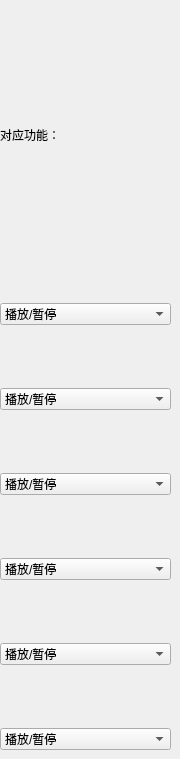
            <widget class="QWidget" name="page_4">
             <widget class="QWidget" name="verticalLayoutWidget_4">
              <property name="geometry">
               <rect>
                <x>0</x>
                <y>30</y>
                <width>171</width>
                <height>720</height>
               </rect>
              </property>
              <layout class="QVBoxLayout" name="verticalLayout_9">
               <property name="spacing">
                <number>63</number>
               </property>
               <item>
                <widget class="QLabel" name="label_9">
                 <property name="styleSheet">
                  <string notr="true">font: 30px &quot;微软雅黑&quot;;
color: rgb(0, 0, 0);
qproperty-alignment: 'AlignCenter';</string>
                 </property>
                 <property name="text">
                  <string>对应功能：</string>
                 </property>
                </widget>
               </item>
               <item>
                <widget class="QComboBox" name="comboBox_17">
                 <property name="styleSheet">
                  <string notr="true">height:34px;
QComboBox
{
	background-color: rgb(221, 220, 220); /*背景色*/ 
	border-style: outset;
	border-width: 2px;
	border-radius:5px; /*边界圆滑*/
	border-color: #8B7355;
	font: bold 21px;
	min-width:2em;
	color:black; /*字体颜色*/
    height:35px;
	padding: 5px;
}
 
QComboBox:hover
{
	background-color: rgb(172, 171, 170);
}
 
QComboBox:pressed
{
	background-color: rgb(161, 158, 160); /*伪状态经过时背景色*/ 
	border-style: inset;
}
QComboBox:!enabled{
	background-color: rgb(161, 158, 160);
	border-style: inset;
}</string>
                 </property>
                 <item>
                  <property name="text">
                   <string>播放/暂停</string>
                  </property>
                 </item>
                 <item>
                  <property name="text">
                   <string>方向右键</string>
                  </property>
                 </item>
                 <item>
                  <property name="text">
                   <string>方向左键</string>
                  </property>
                 </item>
                 <item>
                  <property name="text">
                   <string>方向上键</string>
                  </property>
                 </item>
                 <item>
                  <property name="text">
                   <string>方向下键</string>
                  </property>
                 </item>
                 <item>
                  <property name="text">
                   <string>静音</string>
                  </property>
                 </item>
                 <item>
                  <property name="text">
                   <string>增大音量</string>
                  </property>
                 </item>
                 <item>
                  <property name="text">
                   <string>减小音量</string>
                  </property>
                 </item>
                 <item>
                  <property name="text">
                   <string>下一曲</string>
                  </property>
                 </item>
                 <item>
                  <property name="text">
                   <string>上一曲</string>
                  </property>
                 </item>
                 <item>
                  <property name="text">
                   <string>打开计算器</string>
                  </property>
                 </item>
                 <item>
                  <property name="text">
                   <string>打开电子邮件</string>
                  </property>
                 </item>
                 <item>
                  <property name="text">
                   <string>打开浏览器主页</string>
                  </property>
                 </item>
                 <item>
                  <property name="text">
                   <string>撤回(ctrl+Z)</string>
                  </property>
                 </item>
                 <item>
                  <property name="text">
                   <string>全选(ctrl+A)</string>
                  </property>
                 </item>
                 <item>
                  <property name="text">
                   <string>保存(ctrl+S)</string>
                  </property>
                 </item>
                 <item>
                  <property name="text">
                   <string>选择性截图</string>
                  </property>
                 </item>
                </widget>
               </item>
               <item>
                <widget class="QComboBox" name="comboBox_15">
                 <property name="styleSheet">
                  <string notr="true">height:34px;
QComboBox
{
	background-color: rgb(221, 220, 220); /*背景色*/ 
	border-style: outset;
	border-width: 2px;
	border-radius:5px; /*边界圆滑*/
	border-color: #8B7355;
	font: bold 21px;
	min-width:2em;
	color:black; /*字体颜色*/
    height:35px;
	padding: 5px;
}
 
QComboBox:hover
{
	background-color: rgb(172, 171, 170);
}
 
QComboBox:pressed
{
	background-color: rgb(161, 158, 160); /*伪状态经过时背景色*/ 
	border-style: inset;
}
QComboBox:!enabled{
	background-color: rgb(161, 158, 160);
	border-style: inset;
}</string>
                 </property>
                 <item>
                  <property name="text">
                   <string>播放/暂停</string>
                  </property>
                 </item>
                 <item>
                  <property name="text">
                   <string>方向右键</string>
                  </property>
                 </item>
                 <item>
                  <property name="text">
                   <string>方向左键</string>
                  </property>
                 </item>
                 <item>
                  <property name="text">
                   <string>方向上键</string>
                  </property>
                 </item>
                 <item>
                  <property name="text">
                   <string>方向下键</string>
                  </property>
                 </item>
                 <item>
                  <property name="text">
                   <string>静音</string>
                  </property>
                 </item>
                 <item>
                  <property name="text">
                   <string>增大音量</string>
                  </property>
                 </item>
                 <item>
                  <property name="text">
                   <string>减小音量</string>
                  </property>
                 </item>
                 <item>
                  <property name="text">
                   <string>下一曲</string>
                  </property>
                 </item>
                 <item>
                  <property name="text">
                   <string>上一曲</string>
                  </property>
                 </item>
                 <item>
                  <property name="text">
                   <string>打开计算器</string>
                  </property>
                 </item>
                 <item>
                  <property name="text">
                   <string>打开电子邮件</string>
                  </property>
                 </item>
                 <item>
                  <property name="text">
                   <string>打开浏览器主页</string>
                  </property>
                 </item>
                 <item>
                  <property name="text">
                   <string>撤回(ctrl+Z)</string>
                  </property>
                 </item>
                 <item>
                  <property name="text">
                   <string>全选(ctrl+A)</string>
                  </property>
                 </item>
                 <item>
                  <property name="text">
                   <string>保存(ctrl+S)</string>
                  </property>
                 </item>
                 <item>
                  <property name="text">
                   <string>选择性截图</string>
                  </property>
                 </item>
                </widget>
               </item>
               <item>
                <widget class="QComboBox" name="comboBox_9">
                 <property name="styleSheet">
                  <string notr="true">height:34px;
QComboBox
{
	background-color: rgb(221, 220, 220); /*背景色*/ 
	border-style: outset;
	border-width: 2px;
	border-radius:5px; /*边界圆滑*/
	border-color: #8B7355;
	font: bold 21px;
	min-width:2em;
	color:black; /*字体颜色*/
    height:35px;
	padding: 5px;
}
 
QComboBox:hover
{
	background-color: rgb(172, 171, 170);
}
 
QComboBox:pressed
{
	background-color: rgb(161, 158, 160); /*伪状态经过时背景色*/ 
	border-style: inset;
}
QComboBox:!enabled{
	background-color: rgb(161, 158, 160);
	border-style: inset;
}</string>
                 </property>
                 <item>
                  <property name="text">
                   <string>播放/暂停</string>
                  </property>
                 </item>
                 <item>
                  <property name="text">
                   <string>方向右键</string>
                  </property>
                 </item>
                 <item>
                  <property name="text">
                   <string>方向左键</string>
                  </property>
                 </item>
                 <item>
                  <property name="text">
                   <string>方向上键</string>
                  </property>
                 </item>
                 <item>
                  <property name="text">
                   <string>方向下键</string>
                  </property>
                 </item>
                 <item>
                  <property name="text">
                   <string>静音</string>
                  </property>
                 </item>
                 <item>
                  <property name="text">
                   <string>增大音量</string>
                  </property>
                 </item>
                 <item>
                  <property name="text">
                   <string>减小音量</string>
                  </property>
                 </item>
                 <item>
                  <property name="text">
                   <string>下一曲</string>
                  </property>
                 </item>
                 <item>
                  <property name="text">
                   <string>上一曲</string>
                  </property>
                 </item>
                 <item>
                  <property name="text">
                   <string>打开计算器</string>
                  </property>
                 </item>
                 <item>
                  <property name="text">
                   <string>打开电子邮件</string>
                  </property>
                 </item>
                 <item>
                  <property name="text">
                   <string>打开浏览器主页</string>
                  </property>
                 </item>
                 <item>
                  <property name="text">
                   <string>撤回(ctrl+Z)</string>
                  </property>
                 </item>
                 <item>
                  <property name="text">
                   <string>全选(ctrl+A)</string>
                  </property>
                 </item>
                 <item>
                  <property name="text">
                   <string>保存(ctrl+S)</string>
                  </property>
                 </item>
                 <item>
                  <property name="text">
                   <string>选择性截图</string>
                  </property>
                 </item>
                </widget>
               </item>
               <item>
                <widget class="QComboBox" name="comboBox_8">
                 <property name="styleSheet">
                  <string notr="true">height:34px;
QComboBox
{
	background-color: rgb(221, 220, 220); /*背景色*/ 
	border-style: outset;
	border-width: 2px;
	border-radius:5px; /*边界圆滑*/
	border-color: #8B7355;
	font: bold 21px;
	min-width:2em;
	color:black; /*字体颜色*/
    height:35px;
	padding: 5px;
}
 
QComboBox:hover
{
	background-color: rgb(172, 171, 170);
}
 
QComboBox:pressed
{
	background-color: rgb(161, 158, 160); /*伪状态经过时背景色*/ 
	border-style: inset;
}
QComboBox:!enabled{
	background-color: rgb(161, 158, 160);
	border-style: inset;
}</string>
                 </property>
                 <item>
                  <property name="text">
                   <string>播放/暂停</string>
                  </property>
                 </item>
                 <item>
                  <property name="text">
                   <string>方向右键</string>
                  </property>
                 </item>
                 <item>
                  <property name="text">
                   <string>方向左键</string>
                  </property>
                 </item>
                 <item>
                  <property name="text">
                   <string>方向上键</string>
                  </property>
                 </item>
                 <item>
                  <property name="text">
                   <string>方向下键</string>
                  </property>
                 </item>
                 <item>
                  <property name="text">
                   <string>静音</string>
                  </property>
                 </item>
                 <item>
                  <property name="text">
                   <string>增大音量</string>
                  </property>
                 </item>
                 <item>
                  <property name="text">
                   <string>减小音量</string>
                  </property>
                 </item>
                 <item>
                  <property name="text">
                   <string>下一曲</string>
                  </property>
                 </item>
                 <item>
                  <property name="text">
                   <string>上一曲</string>
                  </property>
                 </item>
                 <item>
                  <property name="text">
                   <string>打开计算器</string>
                  </property>
                 </item>
                 <item>
                  <property name="text">
                   <string>打开电子邮件</string>
                  </property>
                 </item>
                 <item>
                  <property name="text">
                   <string>打开浏览器主页</string>
                  </property>
                 </item>
                 <item>
                  <property name="text">
                   <string>撤回(ctrl+Z)</string>
                  </property>
                 </item>
                 <item>
                  <property name="text">
                   <string>全选(ctrl+A)</string>
                  </property>
                 </item>
                 <item>
                  <property name="text">
                   <string>保存(ctrl+S)</string>
                  </property>
                 </item>
                 <item>
                  <property name="text">
                   <string>选择性截图</string>
                  </property>
                 </item>
                </widget>
               </item>
               <item>
                <widget class="QComboBox" name="comboBox_11">
                 <property name="styleSheet">
                  <string notr="true">height:34px;
QComboBox
{
	background-color: rgb(221, 220, 220); /*背景色*/ 
	border-style: outset;
	border-width: 2px;
	border-radius:5px; /*边界圆滑*/
	border-color: #8B7355;
	font: bold 21px;
	min-width:2em;
	color:black; /*字体颜色*/
    height:35px;
	padding: 5px;
}
 
QComboBox:hover
{
	background-color: rgb(172, 171, 170);
}
 
QComboBox:pressed
{
	background-color: rgb(161, 158, 160); /*伪状态经过时背景色*/ 
	border-style: inset;
}
QComboBox:!enabled{
	background-color: rgb(161, 158, 160);
	border-style: inset;
}</string>
                 </property>
                 <item>
                  <property name="text">
                   <string>播放/暂停</string>
                  </property>
                 </item>
                 <item>
                  <property name="text">
                   <string>方向右键</string>
                  </property>
                 </item>
                 <item>
                  <property name="text">
                   <string>方向左键</string>
                  </property>
                 </item>
                 <item>
                  <property name="text">
                   <string>方向上键</string>
                  </property>
                 </item>
                 <item>
                  <property name="text">
                   <string>方向下键</string>
                  </property>
                 </item>
                 <item>
                  <property name="text">
                   <string>静音</string>
                  </property>
                 </item>
                 <item>
                  <property name="text">
                   <string>增大音量</string>
                  </property>
                 </item>
                 <item>
                  <property name="text">
                   <string>减小音量</string>
                  </property>
                 </item>
                 <item>
                  <property name="text">
                   <string>下一曲</string>
                  </property>
                 </item>
                 <item>
                  <property name="text">
                   <string>上一曲</string>
                  </property>
                 </item>
                 <item>
                  <property name="text">
                   <string>打开计算器</string>
                  </property>
                 </item>
                 <item>
                  <property name="text">
                   <string>打开电子邮件</string>
                  </property>
                 </item>
                 <item>
                  <property name="text">
                   <string>打开浏览器主页</string>
                  </property>
                 </item>
                 <item>
                  <property name="text">
                   <string>撤回(ctrl+Z)</string>
                  </property>
                 </item>
                 <item>
                  <property name="text">
                   <string>全选(ctrl+A)</string>
                  </property>
                 </item>
                 <item>
                  <property name="text">
                   <string>保存(ctrl+S)</string>
                  </property>
                 </item>
                 <item>
                  <property name="text">
                   <string>选择性截图</string>
                  </property>
                 </item>
                </widget>
               </item>
               <item>
                <widget class="QComboBox" name="comboBox_16">
                 <property name="styleSheet">
                  <string notr="true">height:34px;
QComboBox
{
	background-color: rgb(221, 220, 220); /*背景色*/ 
	border-style: outset;
	border-width: 2px;
	border-radius:5px; /*边界圆滑*/
	border-color: #8B7355;
	font: bold 21px;
	min-width:2em;
	color:black; /*字体颜色*/
    height:35px;
	padding: 5px;
}
 
QComboBox:hover
{
	background-color: rgb(172, 171, 170);
}
 
QComboBox:pressed
{
	background-color: rgb(161, 158, 160); /*伪状态经过时背景色*/ 
	border-style: inset;
}
QComboBox:!enabled{
	background-color: rgb(161, 158, 160);
	border-style: inset;
}</string>
                 </property>
                 <item>
                  <property name="text">
                   <string>播放/暂停</string>
                  </property>
                 </item>
                 <item>
                  <property name="text">
                   <string>方向右键</string>
                  </property>
                 </item>
                 <item>
                  <property name="text">
                   <string>方向左键</string>
                  </property>
                 </item>
                 <item>
                  <property name="text">
                   <string>方向上键</string>
                  </property>
                 </item>
                 <item>
                  <property name="text">
                   <string>方向下键</string>
                  </property>
                 </item>
                 <item>
                  <property name="text">
                   <string>静音</string>
                  </property>
                 </item>
                 <item>
                  <property name="text">
                   <string>增大音量</string>
                  </property>
                 </item>
                 <item>
                  <property name="text">
                   <string>减小音量</string>
                  </property>
                 </item>
                 <item>
                  <property name="text">
                   <string>下一曲</string>
                  </property>
                 </item>
                 <item>
                  <property name="text">
                   <string>上一曲</string>
                  </property>
                 </item>
                 <item>
                  <property name="text">
                   <string>打开计算器</string>
                  </property>
                 </item>
                 <item>
                  <property name="text">
                   <string>打开电子邮件</string>
                  </property>
                 </item>
                 <item>
                  <property name="text">
                   <string>打开浏览器主页</string>
                  </property>
                 </item>
                 <item>
                  <property name="text">
                   <string>撤回(ctrl+Z)</string>
                  </property>
                 </item>
                 <item>
                  <property name="text">
                   <string>全选(ctrl+A)</string>
                  </property>
                 </item>
                 <item>
                  <property name="text">
                   <string>保存(ctrl+S)</string>
                  </property>
                 </item>
                 <item>
                  <property name="text">
                   <string>选择性截图</string>
                  </property>
                 </item>
                </widget>
               </item>
              </layout>
             </widget>
            </widget>
